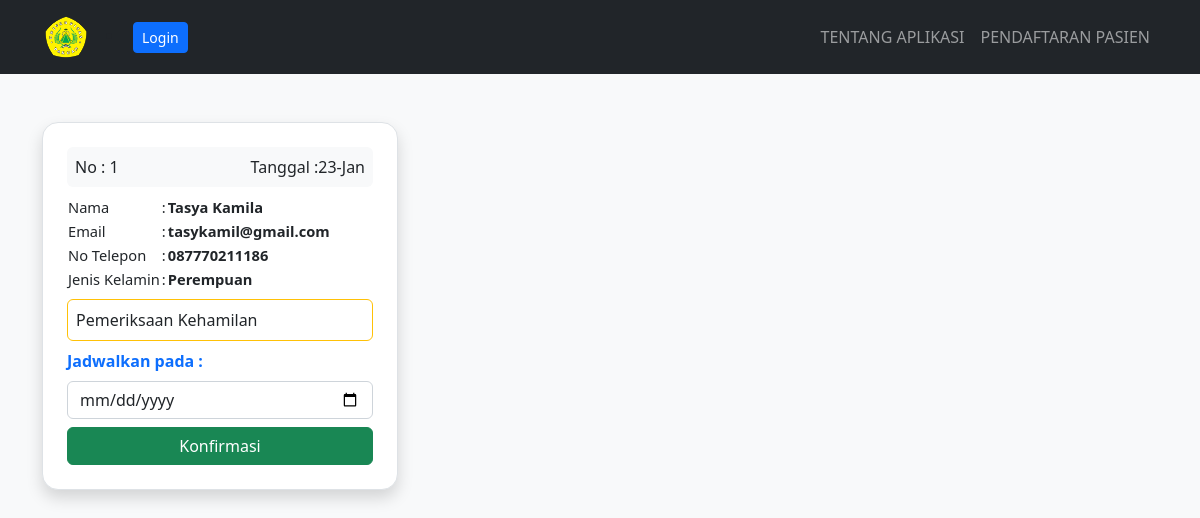
/managependaftaran/, run on an earlier commit of the app's database.
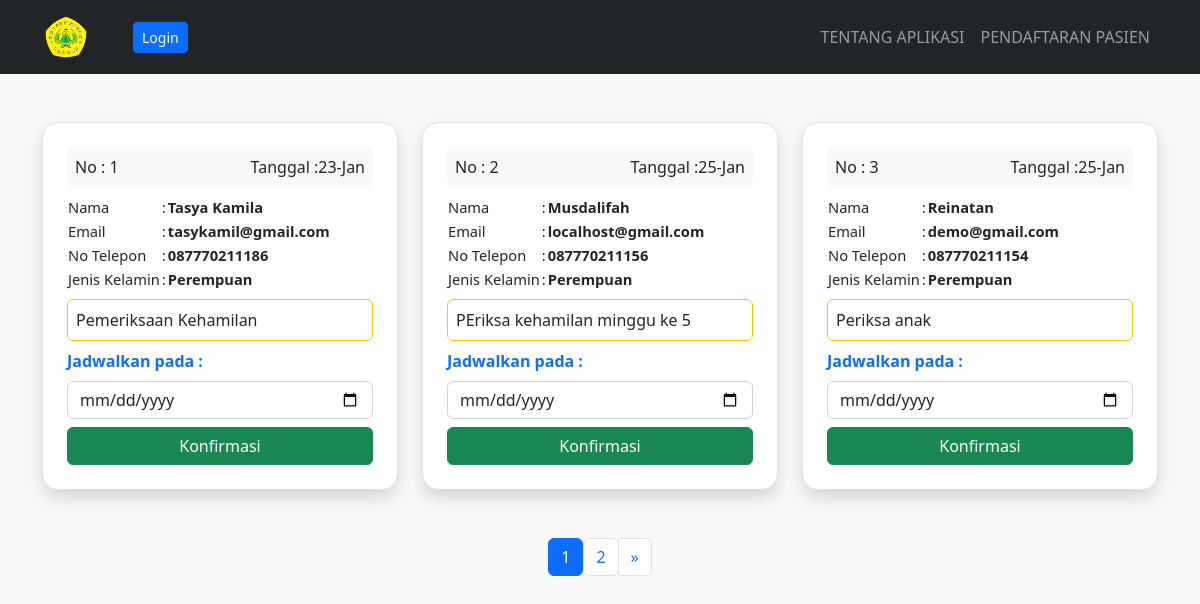
And on a later commit of the database.
### bidan/models.py (models this page shows, shortened)
class Pendaftaran(models.Model):
    name = models.CharField(max_length=50)
    email = models.CharField(max_length=100)
    nomortelepon = models.CharField(max_length=15)
    jeniskelamin = models.CharField(max_length=15)
    message = models.TextField(blank=True)
    tanggal_daftar = models.DateField(auto_now_add=True)
    daftar_konfirmasi = models.BooleanField(default=False)
    periksa_konfirmasi = models.BooleanField(default=False)
    tanggal_konfirmasi = models.DateField(
        auto_now_add=False, null=True, blank=True)
    class Meta:
        ordering = ["tanggal_konfirmasi", ]

### bidan/views.py (the view, shortened to what this page needs)
# urls.py: path('managependaftaran/', ManagePendaftaranTemplateView.as_view(), name='manage'),
class ManagePendaftaranTemplateView(ListView):
    template_name = 'listpendaftar.html'
    model = Pendaftaran
    context_object_name = "pendaftaran"
    login_required = True
    paginate_by = 3
    def get_context_data(self, *args, **kwargs):
        context = super().get_context_data(*args, **kwargs)
        context.update({
            "title": "Manage Pendaftaran"
        })
        return context

### templates/listpendaftar.html (shortened to what this page needs)
{% extends 'base.html' %} {% block content %}
<div class="container mt-5">
  <div class="row g-4">
    {% if data in pendaftaran is None %}
    <p>Belum Ada Pendaftaran</p>
    {% else %} {% for data in pendaftaran %}
    <div class="col-12 col-md-4">
      <div class="p-4 rounded-4 bg-body shadow border h-100">
        <div
          class="p-2 bg-light rounded text-dark d-flex justify-content-between"
        >
          <span>No : {{data.id}}</span
          ><span
            >Tanggal
            :{{data.tanggal_daftar|date:"d"}}-{{data.tanggal_daftar|date:"M"}}</span
          >
        </div>
        <table style="font-size: 11pt" class="my-2">
          <tr>
            <td>Nama</td>
            <td>:</td>
            <td class="fw-semibold">{{data.name}}</td>
          </tr>
          <tr>
            <td>Email</td>
            <td>:</td>
            <td class="fw-semibold">{{data.email}}</td>
          </tr>
          <tr>
            <td>No Telepon</td>
            <td>:</td>
            <td class="fw-semibold">{{data.nomortelepon}}</td>
          </tr>
          <tr>
            <td>Jenis Kelamin</td>
            <td>:</td>
            <td class="fw-semibold">{{data.jeniskelamin}}</td>
          </tr>
        </table>
        <div class="p-2 rounded bg-body border border-warning mb-2">
          <span>{{data.message}}</span>
        </div>
        {% if data.daftar_konfirmasi == False %}
        <form method="POST" action="{% url 'manage' %}">
          <label class="text-primary fw-semibold">Jadwalkan pada :</label>
          <input class="form-control my-2" type="date" name="date" required />
          <input
            class="btn btn-success w-100"
            type="submit"
            value="Konfirmasi"
          />
        </form>
        {% else %}
        <p class="text-center mt-4">
          <span class="material-icons-round fs-1 text-success"> verified </span>
        </p>
        <h6 class="text-center">Terjadwal : {{data.tanggal_konfirmasi}}</h6>
        {% endif %}
      </div>
    </div>
    {% endfor %} {% endif %}
  </div>
  {% if is_paginated %}
  <nav aria-label="Page navigation example">
    <ul class="pagination justify-content-center mt-5">
       {% for number in page_obj.paginator.page_range %}
      <div>
        {% if page_obj.number == number %}
        <li class="page-item active">
          <a class="page-link" href="?page={{number}}">{{number}}</a>
        </li>
        {% else %}
        <li class="page-item">
          <a class="page-link" href="?page={{number}}">{{number}}</a>
        </li>
        {% endif %}
      </div>
      {% endfor %} {% if page_obj.has_next %}
      <li class="page-item">
        <a
          class="page-link"
          href="?page={{page_obj.next_page_number }}"
          aria-label="Next"
        >
          <span aria-hidden="true">&raquo;</span>
        </a>
      </li>
      {% endif %}
    </ul>
  </nav>
  {% endif %}
</div>
{% endblock content %} {% block script %} {% endblock script %}

### templates/base.html (shortened to what this page needs)
{% load static %}
<!DOCTYPE html>
<html lang="en">
  <head>
    <link rel="stylesheet" href="{% static 'css/bootstrap.min.css' %}" />
  </head>
  <body class="bg-light">
    <nav class="navbar sticky-top navbar-expand-lg navbar-dark bg-dark">
      <div class="container">
        <a class="navbar-brand" href="{% url 'home' %}">
          <img
            width="48"
            height="48"
            src="{% static 'img/logo.webp' %}"
            alt=""
          />
        </a>
        {% if request.user.is_authenticated %}
        <li class="nav-item">
          <a class="btn btn-sm btn-primary m-1" href="{% url 'logout' %}"
            >Logout</a
          >
        </li>
        {% else %}
        <li class="nav-item">
          <a class="btn btn-sm btn-primary m-1" href="{% url 'login' %}"
            >Login</a
          >
        </li>
        {% endif %}
        <div class="collapse navbar-collapse" id="navbarNav">
          <ul class="navbar-nav ms-auto">
            <li class="nav-item">
              <a class="nav-link" href="{% url 'tentang' %}"
                >TENTANG APLIKASI</a
              >
            </li>
            <li class="nav-item">
              <a class="nav-link" href="{% url 'pendaftaran' %}"
                >PENDAFTARAN PASIEN</a
              >
            </li>
          </ul>
        </div>
      </div>
    </nav>
    {% block cta %}{% endblock cta %} {% block content %}{% endblock content %}
  </body>
</html>

What changed in the data, as far as the page shows it:
added Pendaftaran: id "2", tanggal_daftar "25", tanggal_daftar "Jan", name "Musdalifah", email "localhost@gmail.com", nomortelepon "087770211156", jeniskelamin "Perempuan", message "PEriksa kehamilan minggu ke 5"
added Pendaftaran: id "3", tanggal_daftar "25", tanggal_daftar "Jan", name "Reinatan", email "demo@gmail.com", nomortelepon "087770211154", jeniskelamin "Perempuan", message "Periksa anak"
Also different on the page:
new list line: "1"
new list line: "2"
